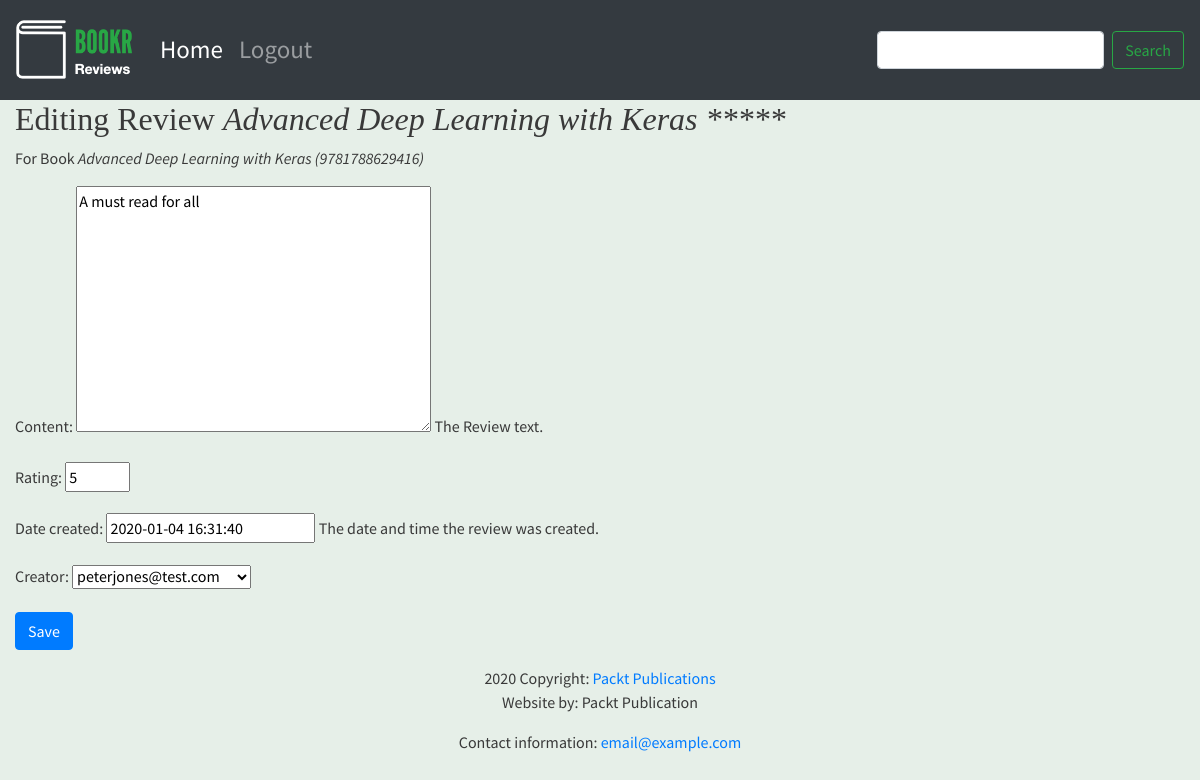
/books/1/reviews/1, run on the app's committed database.
### reviews/models.py (models this page shows, shortened)
class Review(models.Model):
    content = models.TextField(help_text="The Review text.")
    rating = models.IntegerField(help_text="The rating the reviewer has given.")
    date_created = models.DateTimeField(help_text="The date and time the review was created.")
    date_edited = models.DateTimeField(null=True, help_text="The date and time the review was last edited.")
    creator = models.ForeignKey(auth.get_user_model(), on_delete=models.CASCADE)
    book = models.ForeignKey(Book, on_delete=models.CASCADE, help_text="The Book that this review is for.")
    def __str__(self):
        rating = self.rating * "*"
        return f"{self.book.title} {rating}"

class Book(models.Model):
    title = models.CharField(max_length=70, help_text="The title of the book.")
    publication_date = models.DateField(verbose_name="Date the book was published.")
    isbn = models.CharField(max_length=20, verbose_name="ISBN number of the book")
    publisher = models.ForeignKey(Publisher, on_delete = models.CASCADE)
    contributors = models.ManyToManyField("Contributor", through="BookContributor")
    def __str__(self):
        return f"{self.title} ({self.isbn})"

### reviews/views.py (the view)
# urls.py: path('books/<int:book_pk>/reviews/<int:review_pk>', views.review_edit, name='review_edit')
def review_edit(request, book_pk, review_pk=None):
    book = get_object_or_404(Book, pk=book_pk)
    if review_pk is not None:
        review = get_object_or_404(Review, book_id=book_pk, pk=review_pk)
    else:
        review = None
    if request.method == "POST":
        form = ReviewForm(request.POST, instance=review)
        if form.is_valid():
            updated_review = form.save(False)
            updated_review.book =  book
            if review is None:
                messages.success(request, f"Review for '{book}' created.")
            else:
                updated_review.date_edited = timezone.now()
                messages.success(request, f"Review for '{book}' updated.")
            updated_review.save()
            return redirect("book_detail", book.pk)
    else:
        form = ReviewForm(instance=review)
    return render(request, "reviews/instance-form.html", {
        "form": form,
        "instance": review,
        "model_type": "Review",
        "related_instance": book,
        "related_model_type": "Book"
    })

### reviews/forms.py
class ReviewForm(forms.ModelForm):
    class Meta:
        model = Review
        exclude = ["date_edited", "book"]
    rating = forms.IntegerField(min_value=0, max_value=5)

### reviews/templates/reviews/instance-form.html (shortened to what this page needs)
{% extends 'reviews/base.html' %}
    {% block content %}
        <h2>
            {% if instance %}
                Editing {{ model_type }} <em>{{ instance }}</em>
            {% else %}
                New {{ model_type }}
            {% endif %}
        </h2>
        {% if related_instance and related_model_type %}
            <p>
                For {{ related_model_type }} <em>{{ related_instance }}</em>
            </p>
        {% endif %}
        <form method="post">
            {{ form.as_p }}
            <button type="submit" class="btn btn-primary">
                {% if instance %}
                    Save
                {% else %}
                    Create
                {% endif %}
            </button>
        </form>
    {% endblock %}

### static/main.css (style rules this page uses)
body { font-family: 'Source Sans Pro', sans-serif; background-color: #e6efe8; color: #393939; }
h1, h2, h3, h4, h5, h6 { font-family: 'Libre Baskerville', serif; }

### data on the page
Review: rating+book "Advanced Deep Learning with Keras *****", content "A must read for all", rating "5", date_created "2020-01-04 16:31:40", creator "peterjones@test.com"
Book: title+isbn "Advanced Deep Learning with Keras (9781788629416)"

### other printed values
{{ model_type }} "Review"
{{ related_model_type }} "Book"
